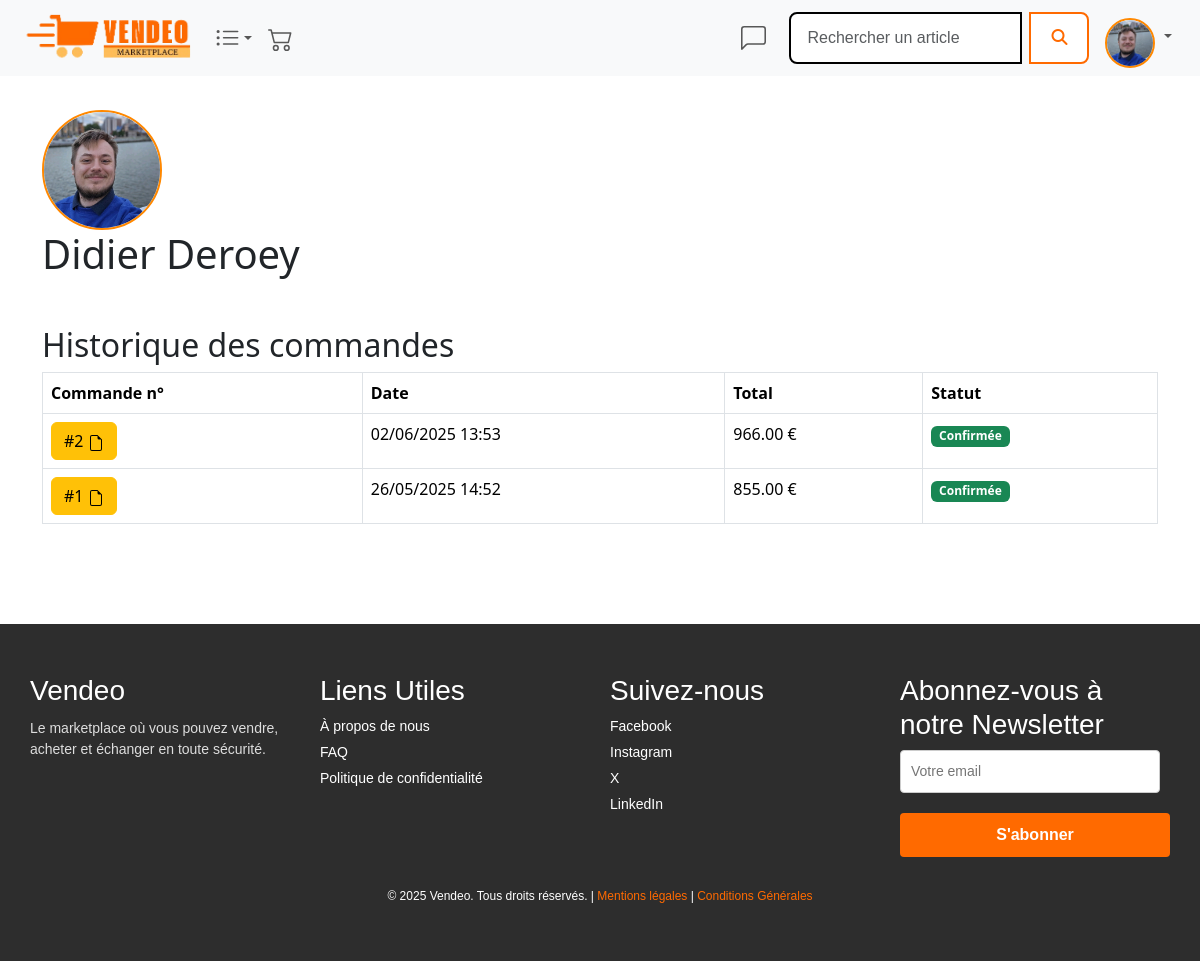
The app's page /connect/buyer/moncompte.php (signed in) with its own data.
### tables this page shows
CREATE TABLE IF NOT EXISTS `tbl_users` (
  `id_user` int NOT NULL AUTO_INCREMENT,
  `nom_user` varchar(40) NOT NULL,
  `prenom_user` varchar(40) NOT NULL,
  `surname_user` varchar(50) DEFAULT NULL,
  `mail_user` varchar(50) NOT NULL,
  `phone_user` varchar(20) DEFAULT NULL,
  `birthday_user` date DEFAULT NULL,
  `password_user` varchar(250) NOT NULL,
  `role_user` int NOT NULL DEFAULT '0',
  `avatar_user` varchar(500) DEFAULT NULL,
  `createdate_user` datetime NOT NULL,
  `modifdate_user` datetime NOT NULL,
  `active_user` int NOT NULL DEFAULT '1',
  PRIMARY KEY (`id_user`),
  UNIQUE KEY `mail_user` (`mail_user`),
  UNIQUE KEY `unique_mail_user` (`mail_user`),
  KEY `fk_role` (`role_user`)
);

CREATE TABLE IF NOT EXISTS `tbl_order` (
  `id_order` int NOT NULL AUTO_INCREMENT,
  `acheteur_id` varchar(40) NOT NULL,
  `total_order` int NOT NULL,
  `createdate_order` datetime NOT NULL,
  `statut_order` varchar(20) NOT NULL,
  PRIMARY KEY (`id_order`)
);

### connect/buyer/moncompte.php (the view, shortened to what this page needs)
<?php
$page = 'buyeraccount';
$servername = "localhost";
$username = "root";
$password = "";
$dbname = "db_market";
$conn = new mysqli($servername, $username, $password, $dbname);
$id_user = $_SESSION['id_user'];
?>
<?php include('../head.php'); ?>
<?php include('../../nav.php'); ?>
<div class="profile-container container" style="padding-top:100px;">
    <div class="profile-header">
        <?php
        $storedPath = $user['avatar_user'] ?? '';
        if (!empty($storedPath) && strpos($storedPath, 'C:/wamp64/www') !== false) {
            $relativePath = str_replace('C:/wamp64/www', '', $storedPath);
        } else {
            $relativePath = "/marketplace/uploads/" . $storedPath;
        }
        $fullPath = $_SERVER['DOCUMENT_ROOT'] . $relativePath;
        if (!empty($storedPath) && file_exists($fullPath)) {
            $avatarUrl = $relativePath;
        } else {
            $avatarUrl = "https://cdn-icons-png.flaticon.com/512/63/63699.png";
        }
        ?>
        <img class="avatar" style="width:120px" src="<?php echo $avatarUrl; ?>" alt="Photo de profil" class="profile-photo">
        <div class="profile-info">
            <h1 class="name"><?php echo htmlspecialchars($user['prenom_user'] . ' ' . $user['nom_user']); ?></h1>
        </div>
    </div>
</div>
<div class="container mt-5" style="margin-bottom:100px">
    <h2>Historique des commandes</h2>
    <?php
    $stmt = $conn->prepare("
        SELECT id_order, total_order, createdate_order, statut_order
        FROM tbl_order
        WHERE acheteur_id = ?
        ORDER BY createdate_order DESC
    ");
    $stmt->bind_param("i", $id_user);
    $stmt->execute();
    $orders = $stmt->get_result();
    $orderCount = $orders->num_rows;
    ?>
    <?php if ($orderCount === 0): ?>
        <div class="alert alert-info">Vous n’avez encore passé aucune commande.</div>
    <?php else: ?>
        <table class="table table-bordered">
            <thead>
                <tr>
                    <th>Commande n°</th>
                    <th>Date</th>
                    <th>Total</th>
                    <th>Statut</th>
                </tr>
            </thead>
            <tbody>
                <?php
                $index = 0;
                while ($order = $orders->fetch_assoc()):
                    $index++;
                    $extraClass = $index > 5 ? 'extra-order' : '';
                ?>
                <tr class="<?= $extraClass ?>" <?= $index > 5 ? 'style="display:none;"' : '' ?>>
                    <td>
                        <a class="btn btn-warning" href="facture.php?order_id=<?= urlencode($order['id_order']) ?>">
                            #<?= htmlspecialchars($order['id_order']) ?>
                            <svg xmlns="http://www.w3.org/2000/svg" width="16" height="16" fill="currentColor" class="bi bi-file-earmark" viewBox="0 0 16 16"><path d="M14 4.5V14a2 2 0 0 1-2 2H4a2 2 0 0 1-2-2V2a2 2 0 0 1 2-2h5.5zm-3 0A1.5 1.5 0 0 1 9.5 3V1H4a1 1 0 0 0-1 1v12a1 1 0 0 0 1 1h8a1 1 0 0 0 1-1V4.5z"/></svg>
                        </a>
                    </td>
                    <td><?= date('d/m/Y H:i', strtotime($order['createdate_order'])) ?></td>
                    <td><?= number_format($order['total_order'], 2) ?> €</td>
                    <td>
                        <?php
                            $statut = htmlspecialchars($order['statut_order']);
                            $badge = 'success';
                        ?>
                        <span class="badge bg-<?= $badge ?>"><?= $statut ?></span>
                    </td>
                </tr>
                <?php endwhile; ?>
            </tbody>
        </table>
    <?php endif; ?>
</div>
<?php include('../../footer.php'); ?>

### nav.php (shortened to what this page needs)
<nav class="navbar fixed-top navbar-expand-lg bg-body-tertiary" >
      <div class="container-fluid">
        <a href="/marketplace/accueil.php" class="navbar-brand" style="padding-right:0;"><img img src="/marketplace/uploads/logo.png" width="25%" alt="logo" class="logo"></a>
        <div class="collapse navbar-collapse" id="navbarNav">
          <ul class="navbar-nav me-auto">
            <?php
            require_once __DIR__ . '/connect/connect.php';
            ?>
            <li class="nav-item dropdown">
              <a class="d-flex align-items-center justify-content-center nav-link dropdown-toggle <?php if($page == 'categories') echo 'active'; ?>" href="#" role="button" data-bs-toggle="dropdown" aria-expanded="false">
              </a>
            </li>
            <?php if (isset($_SESSION['id_user']) && $_SESSION['role_user'] === 0): ?>
              <li class="nav-item">
                <a class="d-flex align-items-center justify-content-center nav-link" href="/marketplace/connect/buyer/panier.php">
                </a>
              </li>
            <?php endif; ?>
          </ul>
          <ul class="navbar-nav ms-auto d-flex align-items-center">
            <li class="nav-item d-flex align-items-center">
              <a style="margin-right:15px" class="d-flex align-items-center justify-content-center nav-link <?php if($page == 'Chat') {echo 'active';}?>" href="/marketplace/messagerie.php">
              </a>
            </li>
            <li>
            <form action = "/marketplace/category/bdr/verif-form.php" method = "get" class="w-100 me-3" style="max-width: 300px;">
              <div class="input-group connectsearch">
                <input class="connectform form-control me-2" type="search" name="terme" placeholder="Rechercher un article" aria-label="Search">
                <button type="submit" name="s" value="Rechercher" class="connectbtn btn btn-dark">
                  <i class="fa-solid fa-magnifying-glass"></i>
                </button>
              </div>
            </form>
            </li>
            <?php if (isset($_SESSION['id_user'])): ?>
            <?php
            $stmt = $db->prepare("SELECT * FROM tbl_users WHERE id_user = ?");
            $stmt->execute([$_SESSION['id_user']]);
            $user = $stmt->fetch(PDO::FETCH_ASSOC);
            $storedPath = $user['avatar_user'] ?? '';
            if (!empty($storedPath) && strpos($storedPath, 'C:/wamp64/www') !== false) {
                $relativePath = str_replace('C:/wamp64/www', '', $storedPath);
            } else {
                $relativePath = "/marketplace/uploads/" . $storedPath;
            }
            $fullPath = $_SERVER['DOCUMENT_ROOT'] . $relativePath;
            if (!empty($storedPath) && file_exists($fullPath)) {
                $avatarUrl = $relativePath;
            } else {
                $avatarUrl = "https://cdn-icons-png.flaticon.com/512/63/63699.png";
            }
            ?>
            <li class="nav-item dropdown d-flex align-items-center me-3">
                <a class="nav-link dropdown-toggle p-0" href="#" id="profileDropdown" role="button" data-bs-toggle="dropdown" aria-expanded="false" style="border: none; background: none;">
                    <img src="<?= $avatarUrl ?>" alt="Profil" class="rounded-circle avatar" style="width:50px; height:50px; object-fit:cover;">
                </a>
            </li>
        <?php endif; ?>
          </ul>
        </div>
      </div>
    </nav>

### css/connect.css (style rules this page uses)
a { text-decoration: none; color: black; }
form { display: flex; flex-direction: column; gap: 20px; }
button { background-color: #ff8800; color: #fff; border: none; border-radius: 8px; padding: 12px 20px; font-size: 1rem; font-weight: 600; cursor: pointer; transition: background-color 0.3s ease; }
img.avatar { border-radius: 50%; margin-top: 10px; border: 2px solid #ff8800; }
.navbar .connectsearch .connectbtn { border-radius: 8px; padding: 12px 20px; background-color: white; border: 2px solid #ff6a00; color: #ff6a00; font-weight: 600; transition: all 0.3s ease; }
.navbar-brand img.logo { max-height: 50px; width: auto; }
.navbar .connectform { padding: 12px 16px; border: 2px solid #000; border-radius: 8px 0 0 8px; background-color: white; color: #1e1e1e; box-shadow: none; flex-grow: 1; }
.navbar { font-family: 'Poppins', sans-serif; margin: 25; padding: 25; box-sizing: border-box; }
.navbar .connectsearch { width: 100%; max-width: 400px; display: flex; justify-content: center; }
.navbar .connectsearch { display: flex; width: 100%; }

### records on screen
tbl_users: avatar_user (picture), prenom_user+nom_user "Didier Deroey"
tbl_order: id_order "2", createdate_order "02/06/2025 13:53", total_order "966.00", statut_order "Confirmée"
tbl_order: id_order "1", createdate_order "26/05/2025 14:52", total_order "855.00", statut_order "Confirmée"
